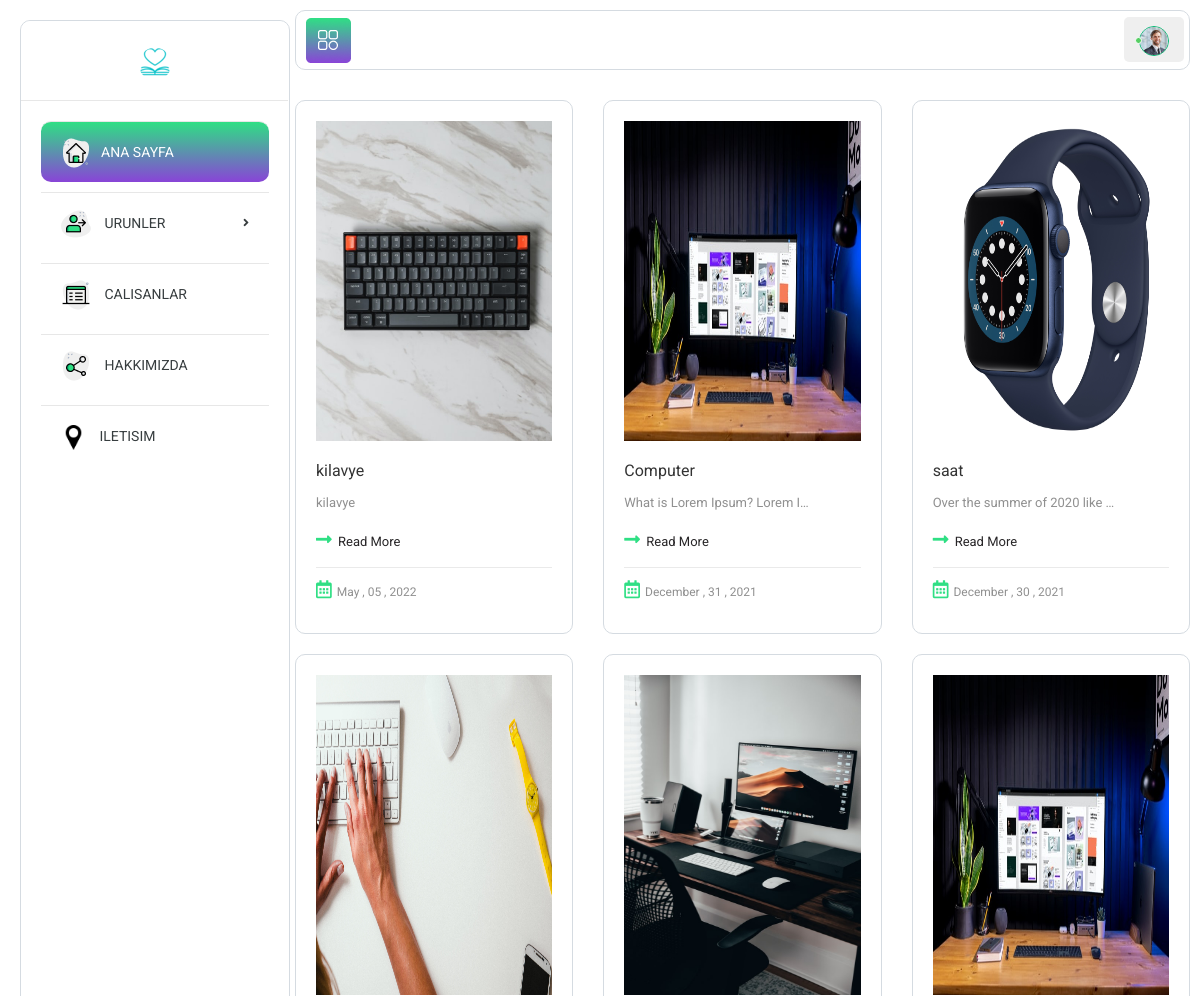
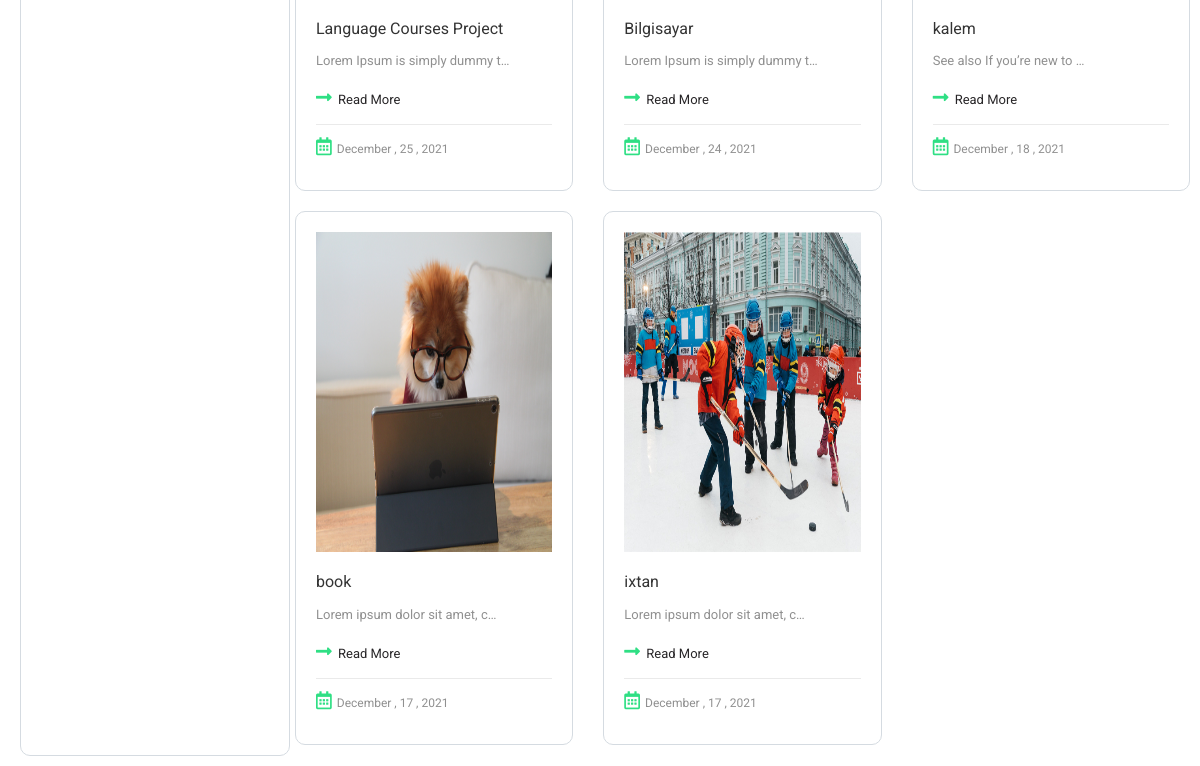
The app's page /urunler/ with its own data (2 pictures, top to bottom).
### Migros/models.py (models this page shows, shortened)
class Urunler(models.Model):
    sz                      = (
                                ("S", "S"),
                                ("XS", "XS"),
                                ("M", "M"),
                                ("L", "L"),
                                ("XL", "XL"),
                                ("XXL", "XXL")
                                )
    cr                       = (
                                ("Black", "Black"),
                                ("White", "White"),
                                ("Yellow", "Yellow"),
                                ("Red", "Red"),
                                ("Blue", "Blue"),
                                ("Green", "Green")
                            )
    bm                       = (
                                ("TL", "TL"),
                                ("$", "$"),
                                ("Euro", "Euro"),
                                )
    name                    = models.CharField(max_length=64, blank=True, null=True)
    slug                    = models.SlugField(allow_unicode=True)
    price                   = models.FloatField(max_length=7, blank=True, null=True)
    birim                   = models.CharField(blank=True, null=True, max_length=64, choices=bm)
    img                     = models.ImageField(upload_to='urunler', blank=True, null=True)
    date                    = models.DateTimeField(auto_now_add=True)
    count                   = models.IntegerField()
    size                    = models.CharField(blank=True, null=True, max_length=64, choices=sz)
    color                   = models.CharField(blank=True, null=True, max_length=64, choices=cr)
    description             = models.TextField()
    category                = models.ForeignKey(Category, blank=True, null=True, on_delete=models.CASCADE)
    class Meta:
        ordering = ["-date"]

### Migros/views.py (the view)
# urls.py: path('urunler/', urunler, name="urunler"),
def urunler(request):
    context = {
        "urunler": Urunler.objects.all(),
        "employees": Employee.objects.all(),
    }
    return render(request, 'urunler.html', context)

### templates/urunler.html
{% extends 'base.html' %}
{% load static %}
{% block content %}
    <body>
    <div class="main-wrapper">
        <div class="page-wrapper">
            <div class="content container-fluid">
                <div class="row">
                    {% for urun in urunler %}
                        <div class="col-sm-6 col-md-6 col-lg-4">
                            <div class="blog grid-blog">
                                <div class="blog-image">
                                    {% if urun.img %}
                                        <a href="{% url 'urun-detail' urun.slug %}"><img class="img-fluid"
                                                                                         style="max-width: 100%; min-width: 100%; max-height: 320px;min-height: 320px"
                                                                                         src="{{ urun.img.url }}"
                                                                                         alt=""></a>
                                    {% else %}
                                        <a href="{% url 'urun-detail' urun.slug %}"><img class="img-fluid"
                                                                                         style="max-width: 100%; min-width: 100%; max-height: 320px;min-height: 320px"
                                                                                         src="{% static 'assets/img/blog/blog-01.jpg' %}"
                                                                                         alt=""></a>
                                    {% endif %}
                                </div>
                                <div class="blog-content">
                                    <h3 class="blog-title"><a
                                            href="{% url 'urun-detail' urun.slug %}">{{ urun.name }}</a></h3>
                                    <p>{{ urun.description|truncatechars:30 }}</p>
                                    <a href="{% url 'urun-detail' urun.slug %}" class="read-more"><i
                                            class="fas fa-long-arrow-alt-right" aria-hidden="true"></i> Read More</a>
                                    <div class="blog-info clearfix">
                                        <div class="post-left">
                                            <ul>
                                                <li><a href="{% url 'urun-detail' urun.slug %}"><i
                                                        class="far fa-calendar-alt"
                                                        aria-hidden="true"></i><span>{{ urun.date|date:"F , d , Y" }}</span></a>
                                                </li>
                                            </ul>
                                        </div>
                                    </div>
                                </div>
                            </div>
                        </div>
                    {% endfor %}
                </div>
            </div>
        </div>
    </div>
    </body>
{% endblock %}

### templates/base.html (shortened to what this page needs)
{% load static %}
<!DOCTYPE html>
<html lang="en">
<head>
    <link rel="stylesheet" href="{% static 'assets/css/bootstrap.min.css' %}">
    <link rel="stylesheet" href="{% static 'assets/plugins/fontawesome/css/all.min.css' %}">
    <link rel="stylesheet" href="{% static 'assets/plugins/fontawesome/css/fontawesome.min.css' %}">
    <link rel="stylesheet" href="{% static 'assets/css/fullcalendar.min.css' %}">
    <link rel="stylesheet" href="{% static 'assets/css/dataTables.bootstrap4.min.css' %}">
    <link rel="stylesheet" href="{% static 'assets/plugins/morris/morris.css' %}">
    <link rel="stylesheet" href="{% static 'assets/css/style.css' %}">
</head>
<div class="header-outer">
    <div class="header">
        <a id="toggle_btn" class="float-left" href="javascript:void(0);">
            <img src="{% static 'assets/img/sidebar/icon-21.png' %}" alt="">
        </a>
        <ul class="nav user-menu float-right">
            <li class="nav-item dropdown has-arrow">
                <a href="#" class=" nav-link user-link" data-toggle="dropdown">
                    <span class="user-img"><img class="rounded-circle" src="{% static 'assets/img/user-06.jpg' %}"
                                                width="30" alt="Admin">
                    <span class="status online"></span></span>
                </a>
            </li>
        </ul>
    </div>
</div>
<div class="sidebar" id="sidebar" style="margin: 10px">
    <div class="sidebar-inner slimscroll">
        <div id="sidebar-menu" class="sidebar-menu">
            <div class="header-left">
                <a href="{% url 'index' %}" class="logo">
                    <img src="{% static 'assets/img/favicon.png' %}" style="border-radius: 15px" alt="">
                </a>
            </div>
            <ul class="sidebar-ul">
                <li class="active" id="0" style="margin: 10px">
                    <a href="{% url 'index' %}"><img src="{% static 'assets/img/sidebar/icon-1.png' %}"
                                                     alt="icon"><span>Ana Sayfa</span></a>
                </li>
                <li class="submenu" id="1" style="margin: 10px">
                    <a href="#"><img src="{% static 'assets/img/sidebar/icon-2.png' %}" alt="icon">
                        <span> Urunler</span> <span
                                class="menu-arrow"></span></a>
                </li>
                <li class="list-unstyled" id="2" style="margin: 10px">
                    <a href="{% url 'calisanlar' %}"><img src="{% static 'assets/img/sidebar/icon-12.png' %}"
                                                          alt="icon">
                        <span>Calisanlar</span> </a>
                </li>
                <li class="list-unstyled" id="3" style="margin: 10px">
                    <a href="{% url 'aboutus' %}"><img src="{% static 'assets/img/sidebar/icon-5.png' %}" alt="icon">
                        <span>Hakkimizda</span> </a>
                </li>
                <li class="list-unstyled" id="4" style="margin: 10px">
                    <a onclick="change()" href="{% url 'contactus' %}"><img style="width: 25px; height: 25px"
                                                                            src="{% static 'assets/img/sidebar/map-1.png' %}"
                                                                            alt="icon">
                        <span>iletisim</span> </a>
                </li>
            </ul>
        </div>
    </div>
</div>
{% block content %}
{% endblock %}
</body>
</html>

### records on screen
Urunler: img (picture), name "kilavye", description "kilavye", date "May , 05 , 2022"
Urunler: img (picture), name "Computer", description "What is Lorem Ipsum? Lorem I…", date "December , 31 , 2021"
Urunler: img (picture), name "saat", description "Over the summer of 2020 like …", date "December , 30 , 2021"
Urunler: img (picture), name "Language Courses Project", description "Lorem Ipsum is simply dummy t…", date "December , 25 , 2021"
Urunler: img (picture), name "Bilgisayar", description "Lorem Ipsum is simply dummy t…", date "December , 24 , 2021"
Urunler: img (picture), name "kalem", description "See also If you’re new to …", date "December , 18 , 2021"
Urunler: img (picture), name "book", description "Lorem ipsum dolor sit amet, c…", date "December , 17 , 2021"
Urunler: name "ixtan", description "Lorem ipsum dolor sit amet, c…", date "December , 17 , 2021"
